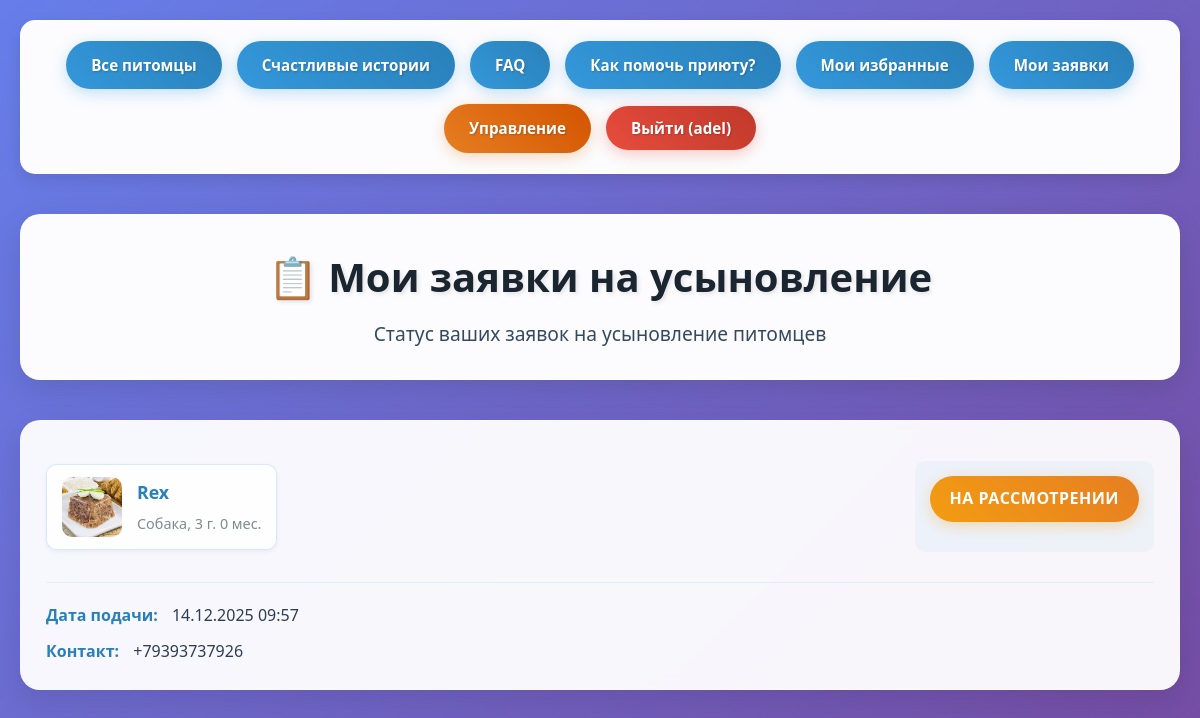
Page /my-applications/ (signed in) on the committed database.
### game/models.py (models this page shows, shortened)
class AdoptionApplication(models.Model):
    STATUS_CHOICES = [
        ('pending', 'На рассмотрении'),
        ('approved', 'Одобрена'),
        ('rejected', 'Отклонена'),
        ('completed', 'Завершена'),
    ]
    pet = models.ForeignKey(Pet, on_delete=models.CASCADE, related_name='applications', verbose_name="Питомец")
    user = models.ForeignKey(User, on_delete=models.CASCADE, verbose_name="Заявитель")
    full_name = models.CharField(max_length=200, verbose_name="Полное имя")
    phone = models.CharField(max_length=20, verbose_name="Телефон")
    email = models.EmailField(verbose_name="Email")
    address = models.TextField(verbose_name="Адрес проживания")
    housing_type = models.CharField(max_length=100, verbose_name="Тип жилья")
    has_yard = models.BooleanField(default=False, verbose_name="Есть двор/сад")
    other_pets = models.TextField(blank=True, verbose_name="Другие питомцы")
    experience = models.TextField(verbose_name="Опыт содержания животных")
    motivation = models.TextField(verbose_name="Почему хотите взять этого питомца")
    work_schedule = models.CharField(max_length=200, verbose_name="График работы")
    family_members = models.TextField(verbose_name="Состав семьи")
    additional_info = models.TextField(blank=True, verbose_name="Дополнительная информация")
    status = models.CharField(max_length=20, choices=STATUS_CHOICES, default='pending', verbose_name="Статус")
    admin_notes = models.TextField(blank=True, verbose_name="Заметки администратора")
    date_created = models.DateTimeField(auto_now_add=True, verbose_name="Дата подачи")
    date_updated = models.DateTimeField(auto_now=True, verbose_name="Дата обновления")
    class Meta:
        verbose_name = "Заявка на усыновление"
        verbose_name_plural = "Заявки на усыновление"
        ordering = ['-date_created']
        unique_together = ['pet', 'user']  # Один пользователь - одна заявка на питомца

class Pet(models.Model):
    name = models.CharField(max_length=100, verbose_name="Кличка")
    age = models.PositiveIntegerField(verbose_name="Возраст (месяцы)")
    photo = models.ImageField(upload_to='pets/', verbose_name="Фотография")
    history = models.TextField(verbose_name="История питомца")
    character = models.TextField(verbose_name="Характер")
    special_needs = models.TextField(blank=True, verbose_name="Особенности")
    is_adopted = models.BooleanField(default=False, verbose_name="Усыновлен")
    date_added = models.DateTimeField(auto_now_add=True, verbose_name="Дата добавления")
    pet_type = models.ForeignKey(
        PetType,
        on_delete=models.CASCADE,
        verbose_name="Тип питомца"
    )
    shelter = models.ForeignKey(
        Shelter,
        on_delete=models.CASCADE,
        verbose_name="Приют"
    )
    class Meta:
        verbose_name = "Питомец"
        verbose_name_plural = "Питомцы"
        ordering = ['-date_added']
    @property
    def age_in_years(self):
        years = self.age // 12
        months = self.age % 12
        if years > 0:
            return f"{years} г. {months} мес."
        return f"{months} мес."

class PetType(models.Model):
    name = models.CharField(max_length=50, verbose_name="Тип питомца")
    description = models.TextField(blank=True, verbose_name="Описание")
    class Meta:
        verbose_name = "Тип питомца"
        verbose_name_plural = "Типы питомцев"

### game/views.py (the view)
# urls.py: path('my-applications/', my_applications, name='my_applications'),
@login_required
def my_applications(request):
    applications = AdoptionApplication.objects.filter(
        user=request.user
    ).select_related('pet').order_by('-date_created')
    return render(request, 'pets/my_applications.html', {
        'applications': applications
    })

### templates/pets/my_applications.html (shortened to what this page needs)
{% load static %}
<!DOCTYPE html>
<html lang="ru">
<head>
    <link rel="stylesheet" href="{% static 'css/main.css' %}">
</head>
<body>
    <div class="container">
        {% include 'includes/nav.html' %}
        <div class="header">
            <h1>📋 Мои заявки на усыновление</h1>
            <p>Статус ваших заявок на усыновление питомцев</p>
        </div>
        {% if applications %}
            <div class="applications-list">
                {% for application in applications %}
                    <div class="application-card">
                        <div class="application-header">
                            <div class="pet-info">
                                {% if application.pet.photo %}
                                    <img src="{{ application.pet.photo.url }}" alt="{{ application.pet.name }}" class="pet-thumb">
                                {% endif %}
                                <div class="pet-details">
                                    <h3><a href="{% url 'pet_detail' application.pet.pk %}">{{ application.pet.name }}</a></h3>
                                    <p>{{ application.pet.pet_type.name }}, {{ application.pet.age_in_years }}</p>
                                </div>
                            </div>
                            <div class="application-status">
                                <span class="status-badge status-{{ application.status }}">
                                    {{ application.get_status_display }}
                                </span>
                            </div>
                        </div>
                        <div class="application-details">
                            <div class="detail-row">
                                <strong>Дата подачи:</strong> {{ application.date_created|date:"d.m.Y H:i" }}
                            </div>
                            <div class="detail-row">
                                <strong>Контакт:</strong> {{ application.phone }}
                            </div>
                        </div>
                    </div>
                {% endfor %}
            </div>
        {% else %}
            <div class="no-pets">
                <h2>У вас пока нет заявок</h2>
                <p>Найдите питомца на <a href="{% url 'pet_list' %}">главной странице</a> и подайте заявку на усыновление</p>
            </div>
        {% endif %}
    </div></body>
</html>

### templates/includes/nav.html (shortened to what this page needs)
<div class="nav">
    <a href="{% url 'pet_list' %}">Все питомцы</a>
    <a href="{% url 'happy_stories' %}">Счастливые истории</a>
    <a href="{% url 'faq' %}">FAQ</a>
    <a href="{% url 'help_info' %}">Как помочь приюту?</a>
    {% if user.is_authenticated %}
        <a href="{% url 'favorites' %}">Мои избранные</a>
        <a href="{% url 'my_applications' %}">Мои заявки</a>
        {% if user.is_staff %}
            <a href="/admin/" class="admin-link">Управление</a>
        {% endif %}
        <form method="post" action="{% url 'logout' %}" style="display: inline;">
            <button type="submit" class="logout-btn">Выйти ({{ user.username }})</button>
        </form>
    {% else %}
        <a href="{% url 'login' %}">Войти</a>
        <a href="{% url 'signup' %}">Регистрация</a>
    {% endif %}
</div>

### static/css/main.css (style rules this page uses)
* { margin: 0; padding: 0; box-sizing: border-box; }
body { font-family: 'Segoe UI', Tahoma, Geneva, Verdana, sans-serif; line-height: 1.6; color: #333; background: linear-gradient(135deg, #667eea 0%, #764ba2 100%); min-height: 100vh; }
.container { max-width: 1200px; margin: 0 auto; padding: 20px; }
.header { text-align: center; margin-bottom: 40px; background: rgba(255, 255, 255, 0.98); padding: 30px; border-radius: 20px; box-shadow: 0 10px 30px rgba(0, 0, 0, 0.1); backdrop-filter: blur(10px); border: 1px solid rgba(255, 255, 255, 0.3); animation: fadeInUp 0.8s ease-out; }
.header h1 { font-size: 2.5rem; color: #1a252f; margin-bottom: 10px; text-shadow: 2px 2px 4px rgba(0, 0, 0, 0.1); font-weight: 800; }
.header p { font-size: 1.2rem; color: #34495e; font-weight: 400; }
.nav { text-align: center; margin-bottom: 40px; background: rgba(255, 255, 255, 0.98); padding: 20px; border-radius: 15px; box-shadow: 0 5px 15px rgba(0, 0, 0, 0.1); border: 1px solid rgba(255, 255, 255, 0.3); display: flex; flex-wrap: wrap; justify-content: center; align-items: center; gap: 15px; animation: slideInLeft 0.6s ease-out 0.3s both; }
.nav a { display: inline-block; padding: 12px 25px; text-decoration: none; color: #fff; background: linear-gradient(45deg, #3498db, #2980b9); border-radius: 25px; font-weight: 600; transition: all 0.3s ease; box-shadow: 0 4px 15px rgba(52, 152, 219, 0.3); text-shadow: 1px 1px 2px rgba(0, 0, 0, 0.2); font-size: 0.95rem; white-space: nowrap; position: relative; overflow: hidden; z-index: 1; }
.nav a::after { content: ''; position: absolute; top: 50%; left: 50%; width: 0; height: 0; background: rgba(255, 255, 255, 0.2); border-radius: 50%; transform: translate(-50%, -50%); transition: width 0.6s, height 0.6s; z-index: -1; }
.nav form { display: inline-block; margin: 0; }
.logout-btn { display: inline-block; padding: 12px 25px; text-decoration: none; color: #fff; background: linear-gradient(45deg, #e74c3c, #c0392b); border: none; border-radius: 25px; font-weight: 600; transition: all 0.3s ease; box-shadow: 0 4px 15px rgba(231, 76, 60, 0.3); text-shadow: 1px 1px 2px rgba(0, 0, 0, 0.2); font-size: 0.95rem; cursor: pointer; font-family: inherit; white-space: nowrap; }
.admin-link { background: linear-gradient(45deg, #e67e22, #d35400) !important; box-shadow: 0 4px 15px rgba(230, 126, 34, 0.3) !important; }
.pet-info { display: flex; justify-content: space-between; align-items: center; margin: 10px 0; padding: 12px 15px; background: rgba(255, 255, 255, 0.9); border: 1px solid rgba(52, 152, 219, 0.2); border-radius: 10px; font-size: 0.95rem; box-shadow: 0 2px 5px rgba(0, 0, 0, 0.05); }
.application-status { text-align: center; padding: 15px; background: rgba(52, 152, 219, 0.05); border-radius: 10px; margin: 15px 0; }
.status-badge { display: inline-block; padding: 10px 20px; border-radius: 25px; font-weight: 700; font-size: 1rem; text-transform: uppercase; margin-bottom: 15px; letter-spacing: 0.5px; }
.status-pending { background: linear-gradient(45deg, #f39c12, #e67e22); color: white; box-shadow: 0 4px 15px rgba(243, 156, 18, 0.3); }
.applications-list { display: flex; flex-direction: column; gap: 20px; margin-top: 30px; }
.application-card { background: rgba(255, 255, 255, 0.95); border-radius: 20px; padding: 25px; box-shadow: 0 10px 30px rgba(0, 0, 0, 0.1); backdrop-filter: blur(10px); border: 1px solid rgba(255, 255, 255, 0.3); transition: all 0.3s ease; }
.application-header { display: flex; justify-content: space-between; align-items: center; margin-bottom: 20px; padding-bottom: 15px; border-bottom: 1px solid rgba(52, 152, 219, 0.1); }
.pet-info { display: flex; align-items: center; gap: 15px; }
.pet-thumb { width: 60px; height: 60px; object-fit: cover; border-radius: 10px; }
.pet-details h3 { margin: 0 0 5px 0; color: #2c3e50; }
.pet-details h3 a { color: #2980b9; text-decoration: none; }
.pet-details p { margin: 0; color: #7f8c8d; font-size: 0.9rem; }
.application-details { display: flex; flex-direction: column; gap: 10px; }
.detail-row { color: #2c3e50; }
.detail-row strong { color: #2980b9; margin-right: 10px; }

### rows in the picture
AdoptionApplication: pet.photo (picture), pet.name "Rex", pet.pet_type.name "Собака", pet.age_in_years "3 г. 0 мес.", status "НА РАССМОТРЕНИИ", date_created "14.12.2025 09:57", phone "+79393737926"

### other values in the picture
{{ user.username }} "adel"
